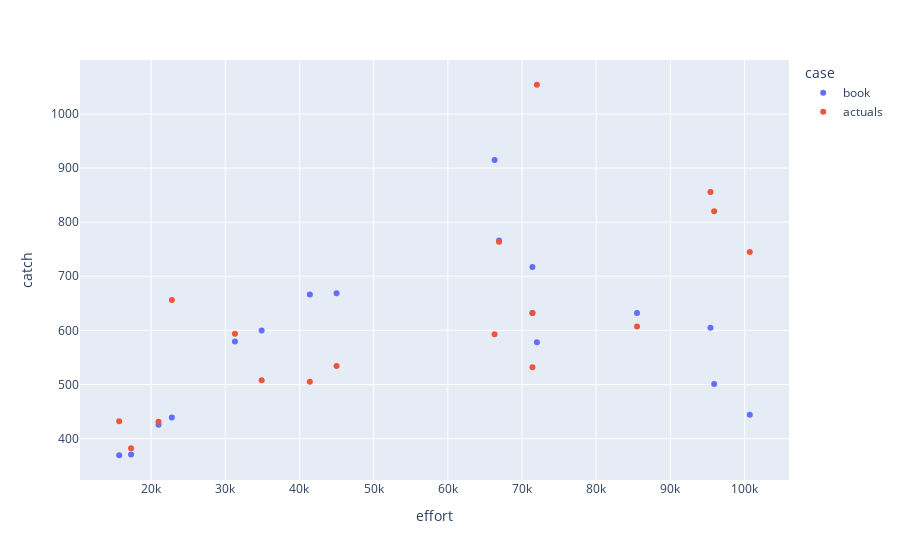

Source (notebook cell):
### Markdown cell above
We can start by using the values they arrived at:

### Code cell
B_i, B_max = 4126, 4126
r, q = 0.50318, 5.7 * 10 ** -6

book_pred_C = predict_catches(
    predict_biomasses(B_i, B_max, r, q, F), q, F
)
book_predicted = pd.DataFrame(np.array([book_pred_C, F]).T, columns=['catch', 'effort'])
book_predicted['case'] = 'book'
fisheries_data = pd.concat([book_predicted, fisheries_data])
px.scatter(fisheries_data, x='effort', y='catch', color='case')

### Figure 1 — Plotly figure (JSON) as saved in the notebook; plotly's stock layout.template omitted (floating-point values rounded to 4 significant figures)
{"data": [{"hovertemplate": "case=book<br>effort=%{x}<br>catch=%{y}<extra></extra>", "legendgroup": "book", "marker": {"color": "#636efa", "symbol": "circle"}, "mode": "markers", "name": "book", "orientation": "v", "showlegend": true, "type": "scatter", "x": [15700, 17300, 21000, 22800, 31300, 34900, 41400, 45000, 66300, 66900, 71400, 71400, 72000, 85500, 95400, 95900, 100700], "xaxis": "x", "y": [369.2, 370.5, 425.6, 438.9, 579.3, 599.9, 666.4, 668.5, 914.8, 766.2, 717.0, 631.9, 577.9, 632.1, 604.9, 500.9, 444.3], "yaxis": "y"}, {"hovertemplate": "case=actuals<br>effort=%{x}<br>catch=%{y}<extra></extra>", "legendgroup": "actuals", "marker": {"color": "#EF553B", "symbol": "circle"}, "mode": "markers", "name": "actuals", "orientation": "v", "showlegend": true, "type": "scatter", "x": [15700, 17300, 21000, 22800, 31300, 34900, 41400, 45000, 66300, 66900, 71400, 71400, 72000, 85500, 95400, 95900, 100700], "xaxis": "x", "y": [432, 382, 431, 656, 594, 508, 505, 534, 593, 764, 532, 632, 1054, 607, 856, 820, 745], "yaxis": "y"}], "layout": {"legend": {"title": {"text": "case"}, "tracegroupgap": 0}, "margin": {"t": 60}, "xaxis": {"anchor": "y", "domain": [0, 1], "title": {"text": "effort"}}, "yaxis": {"anchor": "x", "domain": [0, 1], "title": {"text": "catch"}}}}
